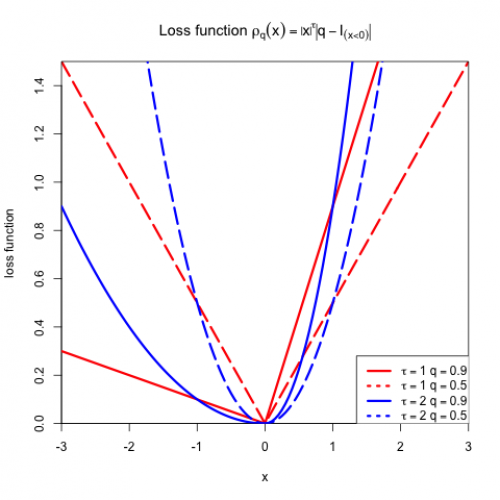

Generate this figure with R:
# clear all variables
rm(list = ls(all = TRUE))
graphics.off()

rho_q = function(u, q) {
    f = ifelse(u < 0, abs(q - 1) * abs(u), abs(q) * abs(u))
    list(f = f)
}
rho_e = function(u, q) {
    f = ifelse(u < 0, abs(q - 1) * u * u, abs(q) * u * u)
    list(f = f)
}

q_050     = 0.5
q_090     = 0.9
ngrid     = 120
xgrid     = -3 + 6 * (0:ngrid)/(ngrid)
y_rho1_05 = rho_q(xgrid, q_050)
y_rho1_09 = rho_q(xgrid, q_090)
y_rho2_05 = rho_e(xgrid, q_050)
y_rho2_09 = rho_e(xgrid, q_090)

plot_title = expression(paste("Loss function ", rho[q](x) == abs(x)^{
    tau} * abs(q - I[(x < 0)])))
plot(xgrid, y_rho1_05$f, type = "l", col = "red", lwd = 3, lty = 5, cex.axis = 1, 
    xaxs = "i", yaxs = "i", xlab = "x", ylab = "loss function", main = plot_title)
lines(xgrid, y_rho1_09$f, type = "l", col = "red", lwd = 3)
lines(xgrid, y_rho2_05$f, type = "l", col = "blue", lwd = 3, lty = 5)
lines(xgrid, y_rho2_09$f, type = "l", col = "blue", lwd = 3)

legend(1.35, 0.28, c(expression(paste(tau == 1, " ", q == 0.9)), expression(paste(tau == 
    1, " ", q == 0.5)), expression(paste(tau == 2, " ", q == 0.9)), expression(paste(tau == 
    2, " ", q == 0.5))), text.width = 8, lwd = c(3, 3, 3, 3), lty = c(1, 3, 1, 3), 
    col = c("red", "red", "blue", "blue"))
